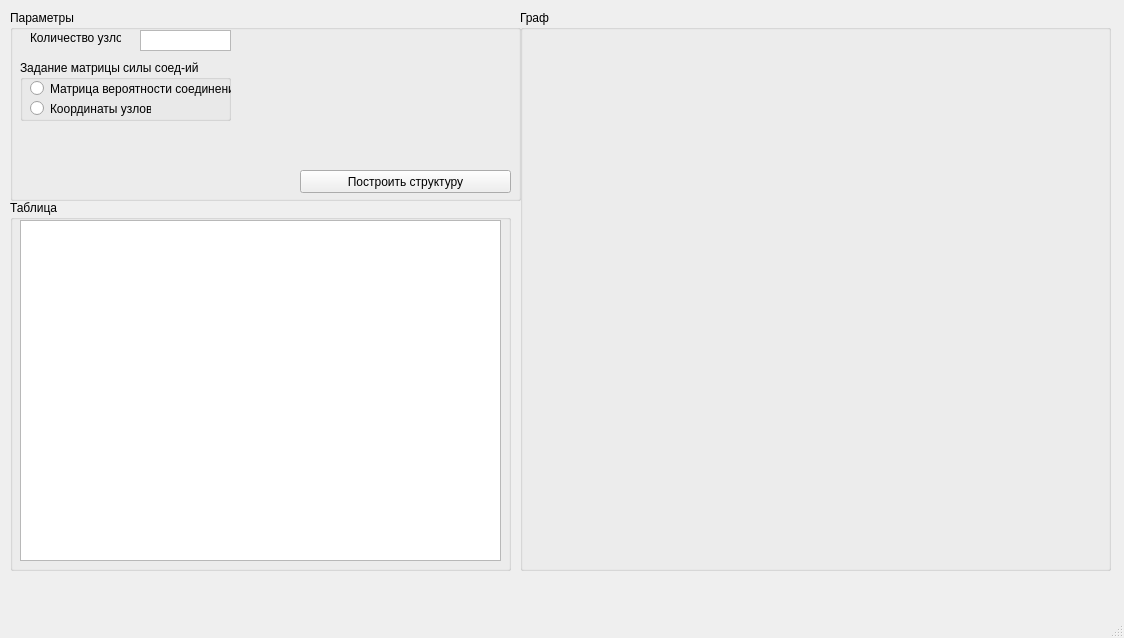
<?xml version="1.0" encoding="UTF-8"?>
<ui version="4.0">
 <class>MainWindow</class>
 <widget class="QMainWindow" name="MainWindow">
  <property name="geometry">
   <rect>
    <x>0</x>
    <y>0</y>
    <width>1124</width>
    <height>638</height>
   </rect>
  </property>
  <property name="windowTitle">
   <string>Многоагентная структура</string>
  </property>
  <widget class="QWidget" name="centralwidget">
   <widget class="QGroupBox" name="group_parameters">
    <property name="geometry">
     <rect>
      <x>10</x>
      <y>10</y>
      <width>511</width>
      <height>191</height>
     </rect>
    </property>
    <property name="title">
     <string>Параметры</string>
    </property>
    <widget class="QLabel" name="lbl_nodeamount">
     <property name="geometry">
      <rect>
       <x>20</x>
       <y>20</y>
       <width>91</width>
       <height>16</height>
      </rect>
     </property>
     <property name="text">
      <string>Количество узлов</string>
     </property>
    </widget>
    <widget class="QTextEdit" name="ted_nodeamount">
     <property name="geometry">
      <rect>
       <x>130</x>
       <y>20</y>
       <width>91</width>
       <height>21</height>
      </rect>
     </property>
     <property name="verticalScrollBarPolicy">
      <enum>Qt::ScrollBarAlwaysOff</enum>
     </property>
    </widget>
    <widget class="QGroupBox" name="group_setconpwr">
     <property name="geometry">
      <rect>
       <x>10</x>
       <y>50</y>
       <width>211</width>
       <height>61</height>
      </rect>
     </property>
     <property name="title">
      <string>Задание матрицы силы соед-ий</string>
     </property>
     <widget class="QRadioButton" name="rb_conprobmatrix">
      <property name="geometry">
       <rect>
        <x>10</x>
        <y>20</y>
        <width>201</width>
        <height>17</height>
       </rect>
      </property>
      <property name="text">
       <string>Матрица вероятности соединений</string>
      </property>
     </widget>
     <widget class="QRadioButton" name="rb_coordinates">
      <property name="geometry">
       <rect>
        <x>10</x>
        <y>40</y>
        <width>121</width>
        <height>17</height>
       </rect>
      </property>
      <property name="text">
       <string>Координаты узлов</string>
      </property>
     </widget>
    </widget>
    <widget class="QPushButton" name="pbtn_generatestruct">
     <property name="geometry">
      <rect>
       <x>290</x>
       <y>160</y>
       <width>211</width>
       <height>23</height>
      </rect>
     </property>
     <property name="text">
      <string>Построить структуру</string>
     </property>
    </widget>
   </widget>
   <widget class="QGroupBox" name="group_table">
    <property name="geometry">
     <rect>
      <x>10</x>
      <y>200</y>
      <width>501</width>
      <height>371</height>
     </rect>
    </property>
    <property name="title">
     <string>Таблица</string>
    </property>
    <widget class="QTableWidget" name="tableWidget">
     <property name="geometry">
      <rect>
       <x>10</x>
       <y>20</y>
       <width>481</width>
       <height>341</height>
      </rect>
     </property>
    </widget>
   </widget>
   <widget class="QGroupBox" name="group_plot">
    <property name="geometry">
     <rect>
      <x>520</x>
      <y>10</y>
      <width>591</width>
      <height>561</height>
     </rect>
    </property>
    <property name="title">
     <string>Граф</string>
    </property>
    <widget class="MplWidget" name="MplWidget" native="true">
     <property name="geometry">
      <rect>
       <x>10</x>
       <y>20</y>
       <width>571</width>
       <height>531</height>
      </rect>
     </property>
    </widget>
   </widget>
  </widget>
  <widget class="QMenuBar" name="menubar">
   <property name="geometry">
    <rect>
     <x>0</x>
     <y>0</y>
     <width>1124</width>
     <height>21</height>
    </rect>
   </property>
  </widget>
  <widget class="QStatusBar" name="statusbar"/>
 </widget>
 <customwidgets>
  <customwidget>
   <class>MplWidget</class>
   <extends>QWidget</extends>
   <header>mplwidget.h</header>
   <container>1</container>
  </customwidget>
 </customwidgets>
 <resources/>
 <connections/>
</ui>
